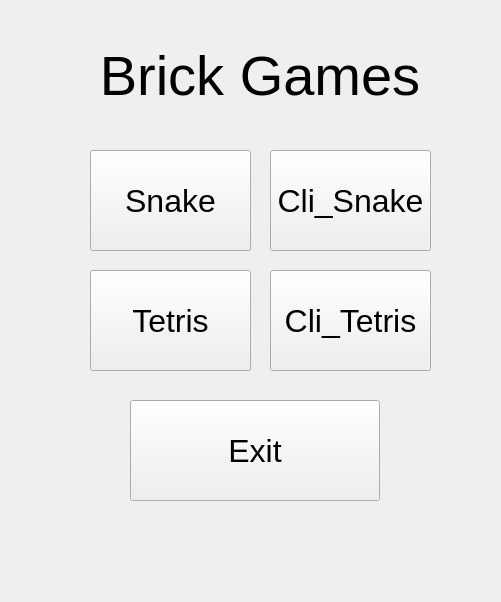
<?xml version="1.0" encoding="UTF-8"?>
<ui version="4.0">
 <class>View</class>
 <widget class="QWidget" name="View">
  <property name="geometry">
   <rect>
    <x>0</x>
    <y>0</y>
    <width>501</width>
    <height>602</height>
   </rect>
  </property>
  <property name="windowTitle">
   <string>View</string>
  </property>
  <widget class="QStackedWidget" name="stackedWidget">
   <property name="geometry">
    <rect>
     <x>0</x>
     <y>0</y>
     <width>500</width>
     <height>601</height>
    </rect>
   </property>
   <property name="styleSheet">
    <string notr="true"/>
   </property>
   <property name="currentIndex">
    <number>1</number>
   </property>
   <widget class="QWidget" name="Menu">
    <property name="styleSheet">
     <string notr="true">QWidget {
	color: black;
}</string>
    </property>
    <widget class="QPushButton" name="playAgain">
     <property name="geometry">
      <rect>
       <x>50</x>
       <y>360</y>
       <width>400</width>
       <height>81</height>
      </rect>
     </property>
     <property name="font">
      <font>
       <pointsize>25</pointsize>
      </font>
     </property>
     <property name="text">
      <string>Play Again</string>
     </property>
    </widget>
    <widget class="QPushButton" name="closeGame">
     <property name="geometry">
      <rect>
       <x>50</x>
       <y>460</y>
       <width>400</width>
       <height>81</height>
      </rect>
     </property>
     <property name="font">
      <font>
       <pointsize>25</pointsize>
      </font>
     </property>
     <property name="text">
      <string>Exit</string>
     </property>
    </widget>
    <widget class="QWidget" name="verticalLayoutWidget">
     <property name="geometry">
      <rect>
       <x>50</x>
       <y>50</y>
       <width>401</width>
       <height>291</height>
      </rect>
     </property>
     <layout class="QVBoxLayout" name="verticalLayout">
      <item>
       <widget class="QLabel" name="GameStatus">
        <property name="font">
         <font>
          <pointsize>26</pointsize>
          <bold>true</bold>
         </font>
        </property>
        <property name="text">
         <string>Game Status</string>
        </property>
        <property name="alignment">
         <set>Qt::AlignCenter</set>
        </property>
       </widget>
      </item>
      <item>
       <layout class="QGridLayout" name="gridLayout">
        <item row="0" column="0">
         <widget class="QLabel" name="label_2">
          <property name="font">
           <font>
            <pointsize>25</pointsize>
           </font>
          </property>
          <property name="text">
           <string>Your score</string>
          </property>
          <property name="alignment">
           <set>Qt::AlignCenter</set>
          </property>
         </widget>
        </item>
        <item row="0" column="1">
         <widget class="QLabel" name="MenuCurrScore">
          <property name="font">
           <font>
            <pointsize>25</pointsize>
           </font>
          </property>
          <property name="text">
           <string/>
          </property>
          <property name="alignment">
           <set>Qt::AlignCenter</set>
          </property>
         </widget>
        </item>
        <item row="1" column="0">
         <widget class="QLabel" name="label_4">
          <property name="font">
           <font>
            <pointsize>25</pointsize>
           </font>
          </property>
          <property name="text">
           <string>Best score</string>
          </property>
          <property name="alignment">
           <set>Qt::AlignCenter</set>
          </property>
         </widget>
        </item>
        <item row="1" column="1">
         <widget class="QLabel" name="MenuBestScore">
          <property name="font">
           <font>
            <pointsize>25</pointsize>
           </font>
          </property>
          <property name="text">
           <string/>
          </property>
          <property name="alignment">
           <set>Qt::AlignCenter</set>
          </property>
         </widget>
        </item>
       </layout>
      </item>
     </layout>
    </widget>
   </widget>
   <widget class="QWidget" name="Entrance">
    <widget class="QPushButton" name="start_snake_btn">
     <property name="geometry">
      <rect>
       <x>90</x>
       <y>150</y>
       <width>161</width>
       <height>101</height>
      </rect>
     </property>
     <property name="font">
      <font>
       <pointsize>24</pointsize>
      </font>
     </property>
     <property name="text">
      <string>Snake</string>
     </property>
    </widget>
    <widget class="QLabel" name="label_11">
     <property name="geometry">
      <rect>
       <x>60</x>
       <y>10</y>
       <width>400</width>
       <height>131</height>
      </rect>
     </property>
     <property name="font">
      <font>
       <pointsize>42</pointsize>
      </font>
     </property>
     <property name="text">
      <string>Brick Games</string>
     </property>
     <property name="alignment">
      <set>Qt::AlignCenter</set>
     </property>
    </widget>
    <widget class="QPushButton" name="start_tetris_btn">
     <property name="geometry">
      <rect>
       <x>90</x>
       <y>270</y>
       <width>161</width>
       <height>101</height>
      </rect>
     </property>
     <property name="font">
      <font>
       <pointsize>24</pointsize>
      </font>
     </property>
     <property name="text">
      <string>Tetris</string>
     </property>
    </widget>
    <widget class="QPushButton" name="exit_btn">
     <property name="geometry">
      <rect>
       <x>130</x>
       <y>400</y>
       <width>250</width>
       <height>101</height>
      </rect>
     </property>
     <property name="font">
      <font>
       <pointsize>24</pointsize>
      </font>
     </property>
     <property name="text">
      <string>Exit</string>
     </property>
    </widget>
    <widget class="QPushButton" name="start_snake_btn_2">
     <property name="geometry">
      <rect>
       <x>270</x>
       <y>150</y>
       <width>161</width>
       <height>101</height>
      </rect>
     </property>
     <property name="font">
      <font>
       <pointsize>24</pointsize>
      </font>
     </property>
     <property name="text">
      <string>Cli_Snake</string>
     </property>
    </widget>
    <widget class="QPushButton" name="start_tetris_btn_2">
     <property name="geometry">
      <rect>
       <x>270</x>
       <y>270</y>
       <width>161</width>
       <height>101</height>
      </rect>
     </property>
     <property name="font">
      <font>
       <pointsize>24</pointsize>
      </font>
     </property>
     <property name="text">
      <string>Cli_Tetris</string>
     </property>
    </widget>
   </widget>
   <widget class="QWidget" name="SnakeGame">
    <widget class="QWidget" name="GameField" native="true">
     <property name="geometry">
      <rect>
       <x>0</x>
       <y>0</y>
       <width>302</width>
       <height>602</height>
      </rect>
     </property>
     <property name="styleSheet">
      <string notr="true">QWidget {
    border: 2px solid black;
}</string>
     </property>
     <widget class="QLabel" name="SnakeInfoLabel">
      <property name="geometry">
       <rect>
        <x>20</x>
        <y>210</y>
        <width>261</width>
        <height>201</height>
       </rect>
      </property>
      <property name="font">
       <font>
        <pointsize>14</pointsize>
       </font>
      </property>
      <property name="text">
       <string>TextLabel</string>
      </property>
      <property name="alignment">
       <set>Qt::AlignCenter</set>
      </property>
     </widget>
    </widget>
    <widget class="QWidget" name="gridLayoutWidget_2">
     <property name="geometry">
      <rect>
       <x>310</x>
       <y>80</y>
       <width>191</width>
       <height>281</height>
      </rect>
     </property>
     <layout class="QGridLayout" name="gridLayout_2" columnstretch="4,5">
      <item row="0" column="0">
       <widget class="QLabel" name="label">
        <property name="font">
         <font>
          <pointsize>14</pointsize>
          <bold>false</bold>
         </font>
        </property>
        <property name="text">
         <string>Level</string>
        </property>
        <property name="alignment">
         <set>Qt::AlignLeading|Qt::AlignLeft|Qt::AlignVCenter</set>
        </property>
       </widget>
      </item>
      <item row="1" column="0">
       <widget class="QLabel" name="label_3">
        <property name="font">
         <font>
          <pointsize>14</pointsize>
          <bold>false</bold>
         </font>
        </property>
        <property name="text">
         <string>Score</string>
        </property>
        <property name="alignment">
         <set>Qt::AlignLeading|Qt::AlignLeft|Qt::AlignVCenter</set>
        </property>
       </widget>
      </item>
      <item row="2" column="0">
       <widget class="QLabel" name="label_6">
        <property name="font">
         <font>
          <pointsize>14</pointsize>
          <bold>false</bold>
         </font>
        </property>
        <property name="text">
         <string>Best score</string>
        </property>
        <property name="alignment">
         <set>Qt::AlignLeading|Qt::AlignLeft|Qt::AlignVCenter</set>
        </property>
       </widget>
      </item>
      <item row="0" column="1">
       <widget class="QLabel" name="CurrLevel">
        <property name="font">
         <font>
          <pointsize>14</pointsize>
         </font>
        </property>
        <property name="text">
         <string/>
        </property>
       </widget>
      </item>
      <item row="1" column="1">
       <widget class="QLabel" name="CurrScore">
        <property name="font">
         <font>
          <pointsize>14</pointsize>
         </font>
        </property>
        <property name="text">
         <string/>
        </property>
       </widget>
      </item>
      <item row="2" column="1">
       <widget class="QLabel" name="BestScore">
        <property name="font">
         <font>
          <pointsize>14</pointsize>
         </font>
        </property>
        <property name="text">
         <string/>
        </property>
       </widget>
      </item>
     </layout>
    </widget>
    <widget class="QLabel" name="label_10">
     <property name="geometry">
      <rect>
       <x>310</x>
       <y>10</y>
       <width>191</width>
       <height>51</height>
      </rect>
     </property>
     <property name="font">
      <font>
       <pointsize>26</pointsize>
       <italic>false</italic>
       <bold>true</bold>
      </font>
     </property>
     <property name="text">
      <string>Snake</string>
     </property>
     <property name="alignment">
      <set>Qt::AlignCenter</set>
     </property>
    </widget>
   </widget>
   <widget class="QWidget" name="TetrisGame">
    <widget class="QWidget" name="gridLayoutWidget_3">
     <property name="geometry">
      <rect>
       <x>310</x>
       <y>250</y>
       <width>191</width>
       <height>281</height>
      </rect>
     </property>
     <layout class="QGridLayout" name="gridLayout_3" columnstretch="4,5">
      <item row="0" column="0">
       <widget class="QLabel" name="label_5">
        <property name="font">
         <font>
          <pointsize>14</pointsize>
          <bold>false</bold>
         </font>
        </property>
        <property name="text">
         <string>Level</string>
        </property>
        <property name="alignment">
         <set>Qt::AlignLeading|Qt::AlignLeft|Qt::AlignVCenter</set>
        </property>
       </widget>
      </item>
      <item row="1" column="0">
       <widget class="QLabel" name="label_7">
        <property name="font">
         <font>
          <pointsize>14</pointsize>
          <bold>false</bold>
         </font>
        </property>
        <property name="text">
         <string>Score</string>
        </property>
        <property name="alignment">
         <set>Qt::AlignLeading|Qt::AlignLeft|Qt::AlignVCenter</set>
        </property>
       </widget>
      </item>
      <item row="2" column="0">
       <widget class="QLabel" name="label_8">
        <property name="font">
         <font>
          <pointsize>14</pointsize>
          <bold>false</bold>
         </font>
        </property>
        <property name="text">
         <string>Best score</string>
        </property>
        <property name="alignment">
         <set>Qt::AlignLeading|Qt::AlignLeft|Qt::AlignVCenter</set>
        </property>
       </widget>
      </item>
      <item row="0" column="1">
       <widget class="QLabel" name="tetris_curr_level">
        <property name="font">
         <font>
          <pointsize>14</pointsize>
         </font>
        </property>
        <property name="text">
         <string/>
        </property>
       </widget>
      </item>
      <item row="1" column="1">
       <widget class="QLabel" name="tetris_curr_score">
        <property name="font">
         <font>
          <pointsize>14</pointsize>
         </font>
        </property>
        <property name="text">
         <string/>
        </property>
       </widget>
      </item>
      <item row="2" column="1">
       <widget class="QLabel" name="tetris_best_score">
        <property name="font">
         <font>
          <pointsize>14</pointsize>
         </font>
        </property>
        <property name="text">
         <string/>
        </property>
       </widget>
      </item>
     </layout>
    </widget>
    <widget class="QLabel" name="label_12">
     <property name="geometry">
      <rect>
       <x>310</x>
       <y>10</y>
       <width>191</width>
       <height>51</height>
      </rect>
     </property>
     <property name="font">
      <font>
       <pointsize>26</pointsize>
       <italic>false</italic>
       <bold>true</bold>
      </font>
     </property>
     <property name="text">
      <string>Tetris</string>
     </property>
     <property name="alignment">
      <set>Qt::AlignCenter</set>
     </property>
    </widget>
    <widget class="QWidget" name="TetrisGameField" native="true">
     <property name="geometry">
      <rect>
       <x>0</x>
       <y>0</y>
       <width>302</width>
       <height>602</height>
      </rect>
     </property>
     <property name="styleSheet">
      <string notr="true">QWidget {
    border: 2px solid black;
}</string>
     </property>
     <widget class="QLabel" name="TetrisInfoLabel">
      <property name="geometry">
       <rect>
        <x>20</x>
        <y>210</y>
        <width>261</width>
        <height>201</height>
       </rect>
      </property>
      <property name="font">
       <font>
        <pointsize>14</pointsize>
       </font>
      </property>
      <property name="text">
       <string>TextLabel</string>
      </property>
      <property name="alignment">
       <set>Qt::AlignCenter</set>
      </property>
     </widget>
    </widget>
    <widget class="QWidget" name="TetrisGameField_2" native="true">
     <property name="geometry">
      <rect>
       <x>330</x>
       <y>60</y>
       <width>150</width>
       <height>150</height>
      </rect>
     </property>
     <property name="styleSheet">
      <string notr="true">QWidget {
    border: 2px solid black;
}</string>
     </property>
    </widget>
    <widget class="QLabel" name="label_13">
     <property name="geometry">
      <rect>
       <x>340</x>
       <y>210</y>
       <width>131</width>
       <height>21</height>
      </rect>
     </property>
     <property name="font">
      <font>
       <pointsize>14</pointsize>
       <italic>false</italic>
       <bold>true</bold>
      </font>
     </property>
     <property name="text">
      <string>Next piece</string>
     </property>
     <property name="alignment">
      <set>Qt::AlignCenter</set>
     </property>
    </widget>
   </widget>
  </widget>
 </widget>
 <resources/>
 <connections/>
</ui>
